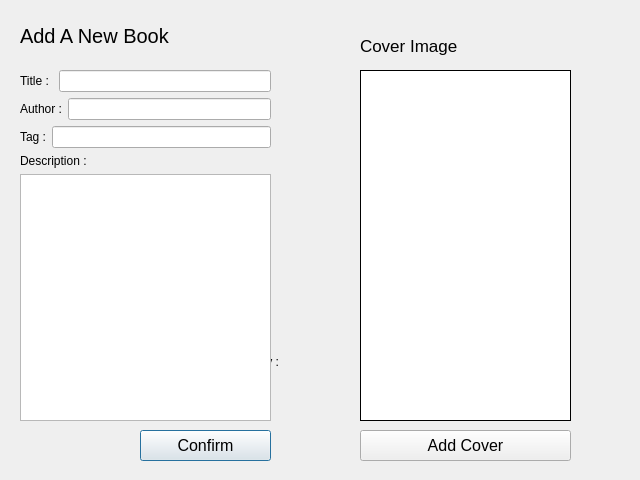
<?xml version="1.0" encoding="UTF-8"?>
<ui version="4.0">
 <class>addBookDialog</class>
 <widget class="QDialog" name="addBookDialog">
  <property name="geometry">
   <rect>
    <x>0</x>
    <y>0</y>
    <width>640</width>
    <height>480</height>
   </rect>
  </property>
  <property name="windowTitle">
   <string>Add A New Book</string>
  </property>
  <widget class="QLabel" name="label_5">
   <property name="geometry">
    <rect>
     <x>20</x>
     <y>10</y>
     <width>351</width>
     <height>51</height>
    </rect>
   </property>
   <property name="styleSheet">
    <string notr="true">font:20px;</string>
   </property>
   <property name="text">
    <string>Add A New Book</string>
   </property>
  </widget>
  <widget class="QPushButton" name="confirmBtn">
   <property name="geometry">
    <rect>
     <x>140</x>
     <y>430</y>
     <width>131</width>
     <height>31</height>
    </rect>
   </property>
   <property name="styleSheet">
    <string notr="true">font:16px;</string>
   </property>
   <property name="text">
    <string>Confirm</string>
   </property>
  </widget>
  <widget class="QPushButton" name="addImageBtn">
   <property name="geometry">
    <rect>
     <x>360</x>
     <y>430</y>
     <width>211</width>
     <height>31</height>
    </rect>
   </property>
   <property name="styleSheet">
    <string notr="true">font:16px;</string>
   </property>
   <property name="text">
    <string>Add Cover</string>
   </property>
  </widget>
  <widget class="QLabel" name="imagePreview">
   <property name="geometry">
    <rect>
     <x>360</x>
     <y>70</y>
     <width>211</width>
     <height>351</height>
    </rect>
   </property>
   <property name="styleSheet">
    <string notr="true">background-color: white;
border: 1px solid black;
</string>
   </property>
   <property name="text">
    <string/>
   </property>
  </widget>
  <widget class="QLabel" name="label_8">
   <property name="geometry">
    <rect>
     <x>209</x>
     <y>352</y>
     <width>71</width>
     <height>20</height>
    </rect>
   </property>
   <property name="text">
    <string>Checked by :</string>
   </property>
  </widget>
  <widget class="QLabel" name="label_6">
   <property name="geometry">
    <rect>
     <x>360</x>
     <y>20</y>
     <width>351</width>
     <height>51</height>
    </rect>
   </property>
   <property name="styleSheet">
    <string notr="true">font:17px;</string>
   </property>
   <property name="text">
    <string>Cover Image</string>
   </property>
  </widget>
  <widget class="QWidget" name="">
   <property name="geometry">
    <rect>
     <x>20</x>
     <y>70</y>
     <width>251</width>
     <height>351</height>
    </rect>
   </property>
   <layout class="QVBoxLayout" name="verticalLayout_2">
    <item>
     <layout class="QHBoxLayout" name="horizontalLayout">
      <item>
       <widget class="QLabel" name="label">
        <property name="text">
         <string>Title : </string>
        </property>
       </widget>
      </item>
      <item>
       <widget class="QLineEdit" name="TitleLn"/>
      </item>
     </layout>
    </item>
    <item>
     <layout class="QHBoxLayout" name="horizontalLayout_2">
      <item>
       <widget class="QLabel" name="label_2">
        <property name="text">
         <string>Author :</string>
        </property>
       </widget>
      </item>
      <item>
       <widget class="QLineEdit" name="authorLn"/>
      </item>
     </layout>
    </item>
    <item>
     <layout class="QHBoxLayout" name="horizontalLayout_3">
      <item>
       <widget class="QLabel" name="label_3">
        <property name="text">
         <string>Tag :</string>
        </property>
       </widget>
      </item>
      <item>
       <widget class="QLineEdit" name="genreLn"/>
      </item>
     </layout>
    </item>
    <item>
     <layout class="QVBoxLayout" name="verticalLayout">
      <item>
       <widget class="QLabel" name="label_4">
        <property name="text">
         <string>Description :</string>
        </property>
       </widget>
      </item>
      <item>
       <widget class="QPlainTextEdit" name="wordsRaw"/>
      </item>
     </layout>
    </item>
   </layout>
  </widget>
 </widget>
 <resources/>
 <connections/>
</ui>
